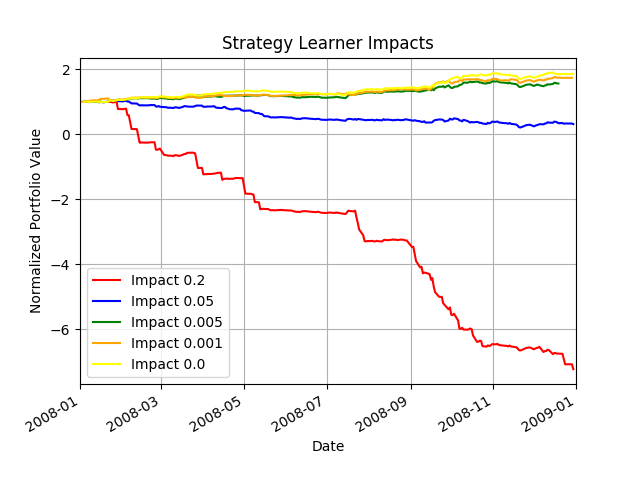

Source code (Python):

import datetime as dt
import pandas as pd
import marketsimcode
import StrategyLearner as sl

import matplotlib.pyplot as plt

def normalize_stocks(df):
    df.fillna(method='ffill', inplace=True)
    df.fillna(method='bfill', inplace=True)
    return df/df.ix[0,:]

def author():
    return 'prao43'

if __name__ == "__main__":
    impact_list = [0.25, 0.05, 0.005, 0.001, 0]
    colors = ["red", "blue", "green", "orange", "yellow"]
    symbol = "JPM"
    sd = dt.datetime(2008,1,1)
    ed = dt.datetime(2009,1,1)
    sv = 100000
    impact_data = []
    for i in range(5):
        strategy_learner = sl.StrategyLearner(verbose=False, impact=impact_list[i])
        strategy_learner.addEvidence(symbol=symbol)
        trades_df_sl = strategy_learner.testPolicyWithAdditionalStats(symbol="JPM", sd=sd, ed=ed, sv=sv)
        portvals_sl = marketsimcode.compute_portvals(trades_df_sl, start_val=sv, commission=0.0, impact=impact_list[i])
        impact_data.insert(i,normalize_stocks(portvals_sl))

    chart_df = pd.concat(impact_data,axis=1)
    chart_df.columns = ['Impact 0.2', 'Impact 0.05', 'Impact 0.005', 'Impact 0.001', 'Impact 0.0']
    f1 = chart_df.plot(grid=True, title='Strategy Learner Impacts', use_index=True, color=colors)
    f1.xaxis.set_tick_params(which='minor', pad=20)
    datemin = dt.date(impact_data[4].index.min().year, 1, 1)
    datemax = dt.date(impact_data[4].index.max().year + 1, 1, 1)
    f1.set_xlabel("Date")
    f1.set_ylabel("Normalized Portfolio Value")
    f1.set_xlim(datemin, datemax)
    plt.savefig('experiment2.png')
    plt.show()
